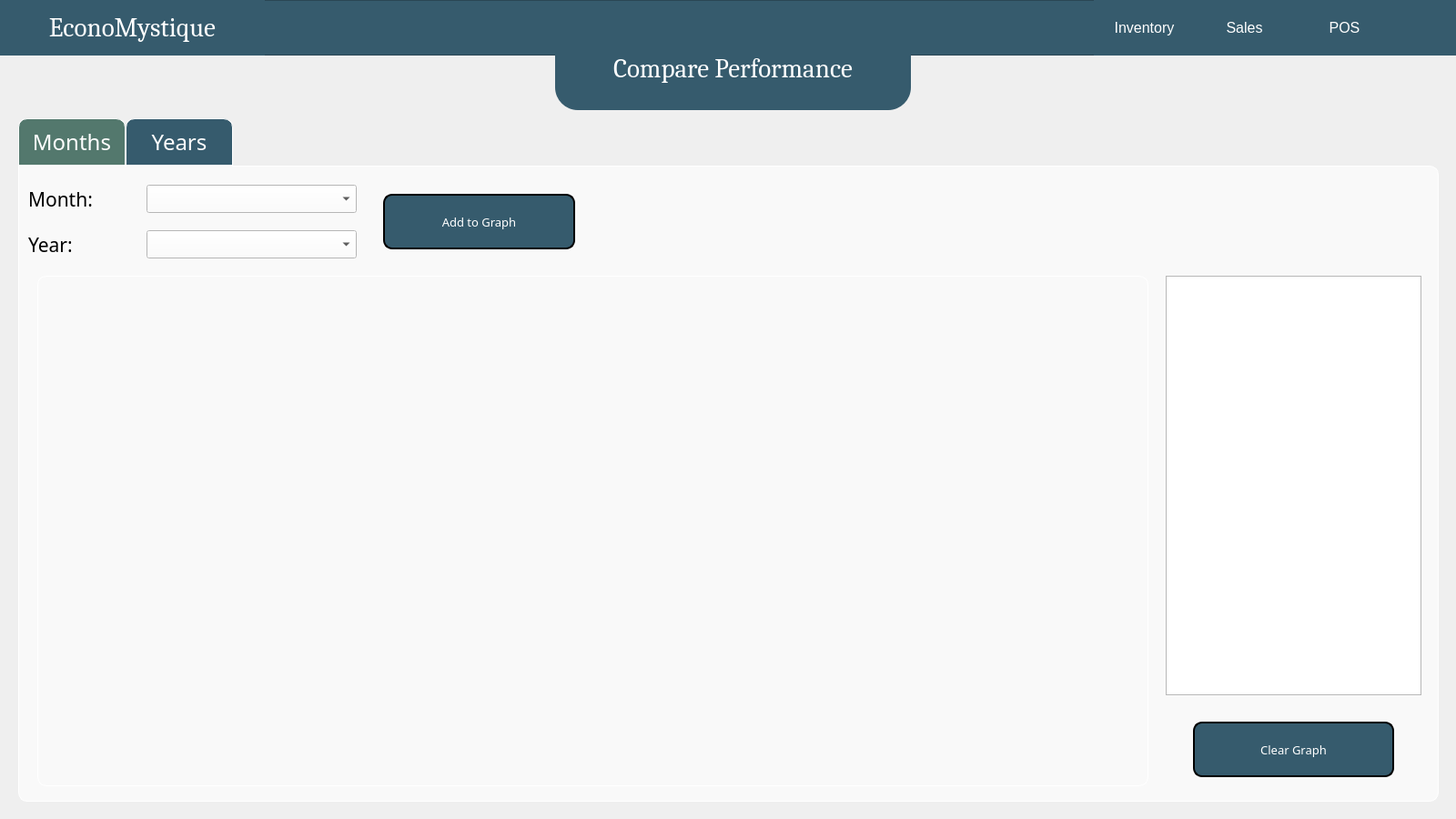
<?xml version="1.0" encoding="UTF-8"?>
<ui version="4.0">
 <class>Comparison</class>
 <widget class="QWidget" name="Comparison">
  <property name="geometry">
   <rect>
    <x>0</x>
    <y>0</y>
    <width>1600</width>
    <height>900</height>
   </rect>
  </property>
  <property name="windowTitle">
   <string>Compare Perofrmance</string>
  </property>
  <widget class="QFrame" name="frame">
   <property name="geometry">
    <rect>
     <x>0</x>
     <y>0</y>
     <width>1601</width>
     <height>61</height>
    </rect>
   </property>
   <property name="styleSheet">
    <string notr="true">background: #365b6d;</string>
   </property>
   <property name="frameShape">
    <enum>QFrame::StyledPanel</enum>
   </property>
   <property name="frameShadow">
    <enum>QFrame::Raised</enum>
   </property>
   <widget class="QPushButton" name="btnSales">
    <property name="geometry">
     <rect>
      <x>1312</x>
      <y>0</y>
      <width>111</width>
      <height>61</height>
     </rect>
    </property>
    <property name="font">
     <font>
      <pointsize>12</pointsize>
     </font>
    </property>
    <property name="cursor">
     <cursorShape>PointingHandCursor</cursorShape>
    </property>
    <property name="styleSheet">
     <string notr="true">QPushButton {
    background-color: #365b6d;
    color: white;
    border-radius: 50px;
}
QPushButton:hover {
    background-color: #5b8ca4;
}
QPushButton:pressed {
    border-style: inset;
    background-color: #365b6d;
}
</string>
    </property>
    <property name="text">
     <string>Sales</string>
    </property>
   </widget>
   <widget class="QPushButton" name="btnInventory">
    <property name="geometry">
     <rect>
      <x>1202</x>
      <y>0</y>
      <width>111</width>
      <height>61</height>
     </rect>
    </property>
    <property name="font">
     <font>
      <pointsize>12</pointsize>
     </font>
    </property>
    <property name="cursor">
     <cursorShape>PointingHandCursor</cursorShape>
    </property>
    <property name="styleSheet">
     <string notr="true">QPushButton {
    background-color: #365b6d;
    color: white;
    border-radius: 50px;
}
QPushButton:hover {
    background-color: #5b8ca4;
}
QPushButton:pressed {
    border-style: inset;
    background-color: #365b6d;
}
</string>
    </property>
    <property name="text">
     <string>Inventory</string>
    </property>
   </widget>
   <widget class="QPushButton" name="btnPOS">
    <property name="geometry">
     <rect>
      <x>1422</x>
      <y>0</y>
      <width>111</width>
      <height>61</height>
     </rect>
    </property>
    <property name="font">
     <font>
      <pointsize>12</pointsize>
     </font>
    </property>
    <property name="cursor">
     <cursorShape>PointingHandCursor</cursorShape>
    </property>
    <property name="styleSheet">
     <string notr="true">QPushButton {
    background-color: #365b6d;
    color: white;
    border-radius: 50px;
}
QPushButton:hover {
    background-color: #5b8ca4;
}
QPushButton:pressed {
    border-style: inset;
    background-color: #365b6d;
}
</string>
    </property>
    <property name="text">
     <string>POS</string>
    </property>
   </widget>
   <widget class="QPushButton" name="btnAccount">
    <property name="geometry">
     <rect>
      <x>1530</x>
      <y>0</y>
      <width>71</width>
      <height>61</height>
     </rect>
    </property>
    <property name="cursor">
     <cursorShape>PointingHandCursor</cursorShape>
    </property>
    <property name="styleSheet">
     <string notr="true">QPushButton {
    background-color: #365b6d;
    color: white;
    border-radius: 50px;
}
QPushButton:hover {
    background-color: #5b8ca4;
}
QPushButton:pressed {
    border-style: inset;
    background-color: #365b6d;
}
</string>
    </property>
    <property name="text">
     <string/>
    </property>
    <property name="icon">
     <iconset>
      <selectedon>img/pfBtn.png</selectedon>
     </iconset>
    </property>
    <property name="iconSize">
     <size>
      <width>50</width>
      <height>50</height>
     </size>
    </property>
   </widget>
   <widget class="QPushButton" name="btnDashboard">
    <property name="geometry">
     <rect>
      <x>0</x>
      <y>0</y>
      <width>291</width>
      <height>61</height>
     </rect>
    </property>
    <property name="font">
     <font>
      <family>Cambria</family>
      <pointsize>22</pointsize>
     </font>
    </property>
    <property name="cursor">
     <cursorShape>PointingHandCursor</cursorShape>
    </property>
    <property name="styleSheet">
     <string notr="true">QPushButton {
    background-color: #365b6d;
    color: white;
    border-radius: 50px;
}
QPushButton:hover {
    background-color: #5b8ca4;
}
QPushButton:pressed {
    border-style: inset;
    background-color: #365b6d;
}
</string>
    </property>
    <property name="text">
     <string>EconoMystique</string>
    </property>
    <property name="icon">
     <iconset>
      <normaloff>img/econologo_transparent_cropped.png</normaloff>img/econologo_transparent_cropped.png</iconset>
    </property>
    <property name="iconSize">
     <size>
      <width>30</width>
      <height>30</height>
     </size>
    </property>
   </widget>
  </widget>
  <widget class="QLabel" name="label_2">
   <property name="geometry">
    <rect>
     <x>610</x>
     <y>30</y>
     <width>391</width>
     <height>91</height>
    </rect>
   </property>
   <property name="font">
    <font>
     <family>Cambria</family>
     <pointsize>22</pointsize>
    </font>
   </property>
   <property name="styleSheet">
    <string notr="true">border: 0px solid white;
background: #365b6d;
color: white;
border-radius: 25px;</string>
   </property>
   <property name="lineWidth">
    <number>1</number>
   </property>
   <property name="text">
    <string>Compare Performance</string>
   </property>
   <property name="alignment">
    <set>Qt::AlignCenter</set>
   </property>
  </widget>
  <widget class="QTabWidget" name="tabWidget">
   <property name="geometry">
    <rect>
     <x>20</x>
     <y>130</y>
     <width>1561</width>
     <height>751</height>
    </rect>
   </property>
   <property name="font">
    <font>
     <family>Century Gothic</family>
     <pointsize>18</pointsize>
    </font>
   </property>
   <property name="styleSheet">
    <string notr="true">QTabWidget::pane {
    border: 1px solid white;
	border-top-right-radius: 10px;
    border-bottom-left-radius: 10px;
    border-bottom-right-radius: 10px;
	background-color: rgba(255,255,255,164);
}
QTabBar::tab {
    background: #365b6d;
    border: 1px solid white;
    padding: 8px;
    border-top-left-radius: 10px;
    border-top-right-radius: 10px;
    min-width: 100px;
	color: white;
}

QTabBar::tab:selected {
    background: #53786d;
}

QTabBar::tab:hover {
    background: #53786d;
}</string>
   </property>
   <property name="currentIndex">
    <number>0</number>
   </property>
   <widget class="QWidget" name="tabMonths">
    <attribute name="title">
     <string>Months</string>
    </attribute>
    <widget class="QWidget" name="gpPerformance" native="true">
     <property name="geometry">
      <rect>
       <x>20</x>
       <y>120</y>
       <width>1221</width>
       <height>561</height>
      </rect>
     </property>
     <property name="styleSheet">
      <string notr="true">QWidget {
	border: 1px solid white;
    border-radius: 10px;
	background-color: transparent;
	padding: 0px;
}</string>
     </property>
    </widget>
    <widget class="QPushButton" name="btnAdd">
     <property name="geometry">
      <rect>
       <x>400</x>
       <y>30</y>
       <width>211</width>
       <height>61</height>
      </rect>
     </property>
     <property name="font">
      <font>
       <family>Century Gothic</family>
       <pointsize>10</pointsize>
      </font>
     </property>
     <property name="styleSheet">
      <string notr="true">QPushButton{
	background: #365b6d;
	color: white;
	border-style: outset;
	border-width: 2px;
	border-radius:10px;
	border-color: black;
}
QPushButton:hover {
    background-color: #53786d;
	border: 2px solid black;
}
QPushButton:pressed {
    border-style: inset;
    background-color: #365b6d;
}</string>
     </property>
     <property name="text">
      <string>Add to Graph</string>
     </property>
    </widget>
    <widget class="QComboBox" name="cbMonth">
     <property name="geometry">
      <rect>
       <x>140</x>
       <y>20</y>
       <width>231</width>
       <height>31</height>
      </rect>
     </property>
     <property name="font">
      <font>
       <pointsize>12</pointsize>
      </font>
     </property>
     <property name="styleSheet">
      <string notr="true">background: white;</string>
     </property>
    </widget>
    <widget class="QLabel" name="label_3">
     <property name="geometry">
      <rect>
       <x>10</x>
       <y>20</y>
       <width>111</width>
       <height>31</height>
      </rect>
     </property>
     <property name="font">
      <font>
       <family>Century Gothic</family>
       <pointsize>16</pointsize>
      </font>
     </property>
     <property name="text">
      <string>Month:</string>
     </property>
    </widget>
    <widget class="QLabel" name="label_7">
     <property name="geometry">
      <rect>
       <x>10</x>
       <y>70</y>
       <width>111</width>
       <height>31</height>
      </rect>
     </property>
     <property name="font">
      <font>
       <family>Century Gothic</family>
       <pointsize>16</pointsize>
      </font>
     </property>
     <property name="text">
      <string>Year:</string>
     </property>
    </widget>
    <widget class="QComboBox" name="cbYear">
     <property name="geometry">
      <rect>
       <x>140</x>
       <y>70</y>
       <width>231</width>
       <height>31</height>
      </rect>
     </property>
     <property name="font">
      <font>
       <pointsize>12</pointsize>
      </font>
     </property>
     <property name="styleSheet">
      <string notr="true">background: white;</string>
     </property>
    </widget>
    <widget class="QPushButton" name="btnClrGraph">
     <property name="geometry">
      <rect>
       <x>1290</x>
       <y>610</y>
       <width>221</width>
       <height>61</height>
      </rect>
     </property>
     <property name="font">
      <font>
       <family>Century Gothic</family>
       <pointsize>10</pointsize>
      </font>
     </property>
     <property name="styleSheet">
      <string notr="true">QPushButton{
	background: #365b6d;
	color: white;
	border-style: outset;
	border-width: 2px;
	border-radius:10px;
	border-color: black;
}
QPushButton:hover {
    background-color: #53786d;
	border: 2px solid black;
}
QPushButton:pressed {
    border-style: inset;
    background-color: #365b6d;
}</string>
     </property>
     <property name="text">
      <string>Clear Graph</string>
     </property>
    </widget>
    <widget class="QTableWidget" name="monthTable">
     <property name="geometry">
      <rect>
       <x>1260</x>
       <y>120</y>
       <width>281</width>
       <height>461</height>
      </rect>
     </property>
    </widget>
   </widget>
   <widget class="QWidget" name="tabYears">
    <attribute name="title">
     <string>Years</string>
    </attribute>
    <widget class="QWidget" name="gpYPerformance" native="true">
     <property name="geometry">
      <rect>
       <x>20</x>
       <y>120</y>
       <width>1221</width>
       <height>561</height>
      </rect>
     </property>
     <property name="styleSheet">
      <string notr="true">QWidget {
    border: 1px solid white;
    border-radius: 10px;
	background-color: transparent;
	padding: 0px;
}</string>
     </property>
    </widget>
    <widget class="QLabel" name="label_8">
     <property name="geometry">
      <rect>
       <x>10</x>
       <y>40</y>
       <width>111</width>
       <height>31</height>
      </rect>
     </property>
     <property name="font">
      <font>
       <family>Century Gothic</family>
       <pointsize>16</pointsize>
      </font>
     </property>
     <property name="text">
      <string>Year:</string>
     </property>
    </widget>
    <widget class="QPushButton" name="btnYClrGraph">
     <property name="geometry">
      <rect>
       <x>1290</x>
       <y>610</y>
       <width>221</width>
       <height>61</height>
      </rect>
     </property>
     <property name="font">
      <font>
       <family>Century Gothic</family>
       <pointsize>10</pointsize>
      </font>
     </property>
     <property name="styleSheet">
      <string notr="true">QPushButton{
	background: #365b6d;
	color: white;
	border-style: outset;
	border-width: 2px;
	border-radius:10px;
	border-color: black;
}
QPushButton:hover {
    background-color: #53786d;
	border: 2px solid black;
}
QPushButton:pressed {
    border-style: inset;
    background-color: #365b6d;
}</string>
     </property>
     <property name="text">
      <string>Clear Graph</string>
     </property>
    </widget>
    <widget class="QComboBox" name="cbYYear">
     <property name="geometry">
      <rect>
       <x>140</x>
       <y>40</y>
       <width>231</width>
       <height>31</height>
      </rect>
     </property>
     <property name="font">
      <font>
       <pointsize>12</pointsize>
      </font>
     </property>
     <property name="styleSheet">
      <string notr="true">background: white;</string>
     </property>
    </widget>
    <widget class="QPushButton" name="btnYAdd">
     <property name="geometry">
      <rect>
       <x>400</x>
       <y>30</y>
       <width>211</width>
       <height>61</height>
      </rect>
     </property>
     <property name="font">
      <font>
       <family>Century Gothic</family>
       <pointsize>10</pointsize>
      </font>
     </property>
     <property name="styleSheet">
      <string notr="true">QPushButton{
	background: #365b6d;
	color: white;
	border-style: outset;
	border-width: 2px;
	border-radius:10px;
	border-color: black;
}
QPushButton:hover {
    background-color: #53786d;
	border: 2px solid black;
}
QPushButton:pressed {
    border-style: inset;
    background-color: #365b6d;
}</string>
     </property>
     <property name="text">
      <string>Add to Graph</string>
     </property>
    </widget>
    <widget class="QTableWidget" name="yearTable">
     <property name="geometry">
      <rect>
       <x>1260</x>
       <y>120</y>
       <width>281</width>
       <height>461</height>
      </rect>
     </property>
    </widget>
   </widget>
  </widget>
 </widget>
 <resources/>
 <connections/>
</ui>
